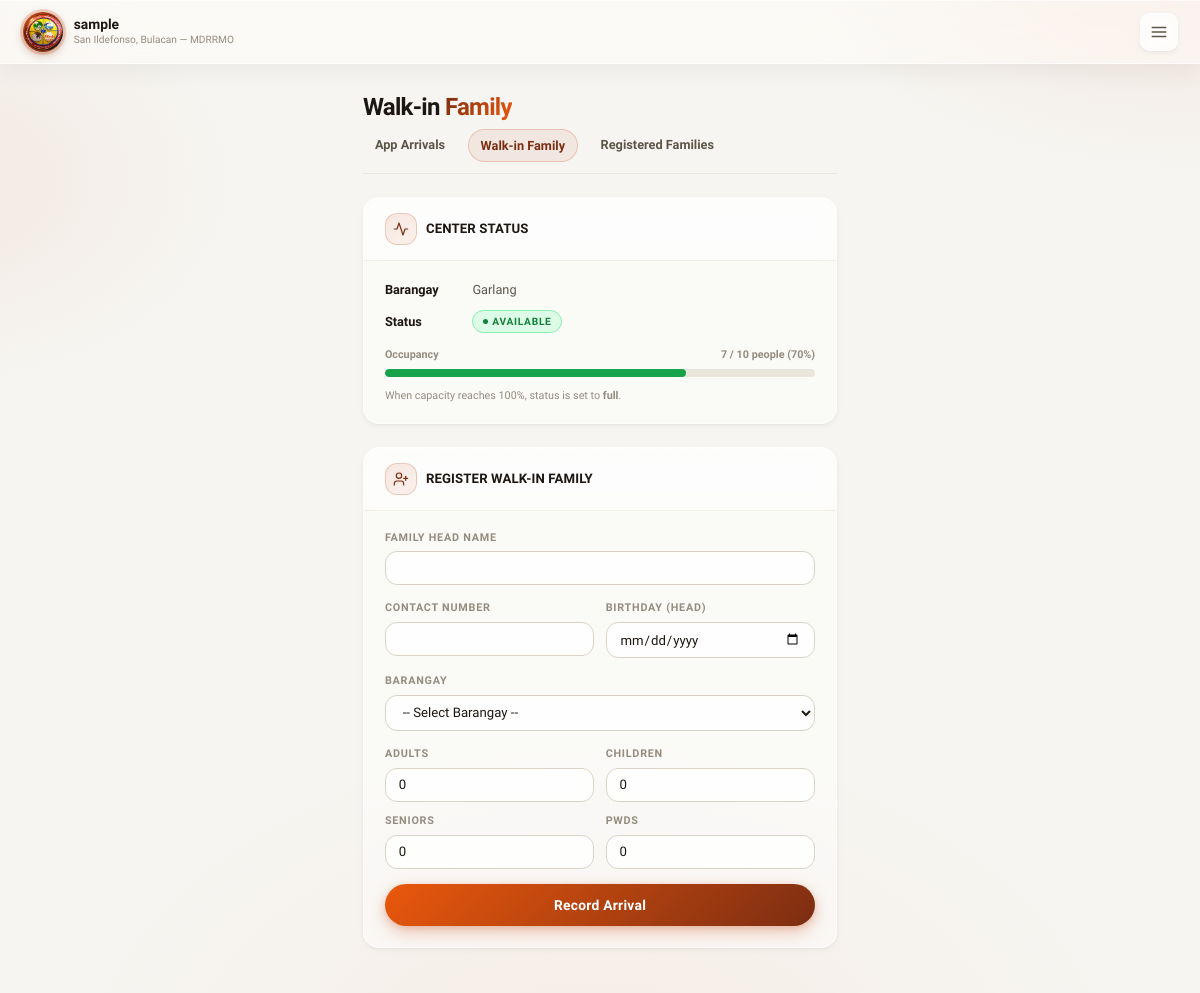
The page /coordinator/center_walkin.php?id=1 (signed in) on the database its author committed.
### tables this page shows
CREATE TABLE `evacuation_centers` (
  `id` int(10) UNSIGNED NOT NULL,
  `name` varchar(150) NOT NULL,
  `barangay_id` int(10) UNSIGNED NOT NULL,
  `address` varchar(255) NOT NULL,
  `lat` decimal(10,7) NOT NULL,
  `lng` decimal(10,7) NOT NULL,
  `max_capacity_people` int(10) UNSIGNED NOT NULL,
  `max_capacity_families` int(10) UNSIGNED DEFAULT 0,
  `status` enum('available','near_capacity','full','temp_shelter','closed') NOT NULL DEFAULT 'available',
  `coordinator_user_id` int(10) UNSIGNED DEFAULT NULL,
  `notes` text DEFAULT NULL,
  `created_at` datetime NOT NULL DEFAULT current_timestamp(),
  `updated_at` datetime NOT NULL DEFAULT current_timestamp() ON UPDATE current_timestamp()
);

CREATE TABLE `barangays` (
  `id` int(10) UNSIGNED NOT NULL,
  `name` varchar(100) NOT NULL,
  `municipality` varchar(100) NOT NULL DEFAULT 'San Ildefonso',
  `province` varchar(100) NOT NULL DEFAULT 'Bulacan',
  `center_lat` decimal(10,7) DEFAULT NULL,
  `center_lng` decimal(10,7) DEFAULT NULL,
  `boundary_polygon` longtext DEFAULT NULL CHECK (json_valid(`boundary_polygon`)),
  `is_active` tinyint(1) NOT NULL DEFAULT 1
);

### pages/center_helpers.php (called while the page is built, shortened)
<?php
function get_center_occupancy(int $centerId): array
{
    $pdo = db();
    $stmt = $pdo->prepare("SELECT c.max_capacity_people,
                                  COALESCE(SUM(r.total_members), 0) AS current_occupancy
                           FROM evacuation_centers c
                           LEFT JOIN evac_registrations r ON r.center_id = c.id
                           WHERE c.id = ?
                           GROUP BY c.id");
    $stmt->execute([$centerId]);
    $row = $stmt->fetch();
    $max = (int)$row['max_capacity_people'];
    $current = (int)$row['current_occupancy'];
    $percent = $max > 0 ? min(100.0, ($current / $max) * 100.0) : 0.0;
    return ['current' => $current, 'max' => $max, 'percent' => $percent];
}

### coordinator/center_walkin.php (the view, shortened to what this page needs)
<?php
require_once __DIR__ . '/../pages/center_helpers.php';
$pdo  = db();
$user = current_user();
$centerId = isset($_GET['id']) ? (int)$_GET['id'] : 0;
$stmt = $pdo->prepare("SELECT c.*, b.name AS barangay_name
                       FROM evacuation_centers c
                       JOIN barangays b ON b.id = c.barangay_id
                       WHERE c.id = ? AND c.coordinator_user_id = ?");
$stmt->execute([$centerId, $user['id']]);
$center = $stmt->fetch();
$occ = get_center_occupancy($centerId);
$pct = round($occ['percent']);
$barColor = $pct >= 100 ? '#dc2626' : ($pct >= 75 ? '#d97706' : '#16a34a');
?>
<!DOCTYPE html>
<html lang="en">
<head>
    <link rel="stylesheet" href="../asset/css/center_walkin.css">
</head>
<body>
<div class="bg-blobs" aria-hidden="true">
    <div class="bg-blob b1"></div>
    <div class="bg-blob b2"></div>
    <div class="bg-blob b3"></div>
    <div class="bg-blob b4"></div>
</div>
<div class="layout">
    <div class="main">
        <header class="topbar"><div class="topbar-brand"><div class="topbar-logo"><img src="../img/mdrrmo.png" alt="MDRRMO Logo"></div><div class="topbar-brand-text"><div class="topbar-title"><?php echo htmlspecialchars($center['name']); ?></div><div class="topbar-subtitle">San Ildefonso, Bulacan — MDRRMO</div></div></div><div class="topbar-right"><button class="hamburger-btn" onclick="openMenu()"><svg viewBox="0 0 24 24"><line x1="3" y1="6" x2="21" y2="6"/><line x1="3" y1="12" x2="21" y2="12"/><line x1="3" y1="18" x2="21" y2="18"/></svg></button></div></header>
        <main class="dashboard">
            <div><h1 class="page-heading">Walk-in <span>Family</span></h1><div class="page-subnav"><a href="center_app_arrivals.php?id=<?php echo $centerId; ?>">App Arrivals</a><a href="center_walkin.php?id=<?php echo $centerId; ?>" class="active">Walk-in Family</a><a href="center_registrations.php?id=<?php echo $centerId; ?>">Registered Families</a></div></div>
            <section class="card"><div class="card-header"><div class="card-header-icon"><svg viewBox="0 0 24 24"><polyline points="22 12 18 12 15 21 9 3 6 12 2 12"/></svg></div><h2>Center Status</h2></div><div class="card-body"><div class="info-row"><strong>Barangay</strong> <?php echo htmlspecialchars($center['barangay_name']); ?></div><div class="info-row"><strong>Status</strong> <span class="status-pill status-<?php echo strtolower(preg_replace('/\s+/', '-', $center['status'])); ?>"><?php echo htmlspecialchars($center['status']); ?></span></div><div class="occ-bar-wrap"><div class="occ-bar-label"><span>Occupancy</span><span><?php echo $occ['current']; ?> / <?php echo $occ['max']; ?> people (<?php echo $pct; ?>%)</span></div><div class="occ-bar-track"><div class="occ-bar-fill" style="width:<?php echo min(100,$pct); ?>%; background:<?php echo $barColor; ?>;"></div></div></div><p class="occ-note">When capacity reaches 100%, status is set to <strong>full</strong>.</p></div></section>
            <section class="card"><div class="card-header"><div class="card-header-icon"><svg viewBox="0 0 24 24"><path d="M16 21v-2a4 4 0 00-4-4H6a4 4 0 00-4 4v2"/><circle cx="9" cy="7" r="4"/><line x1="19" y1="8" x2="19" y2="14"/><line x1="22" y1="11" x2="16" y2="11"/></svg></div><h2>Register Walk-in Family</h2></div>
                <form method="post" class="form-body"><input type="hidden" name="action" value="add_family">
                    <label class="form-label">Family Head Name <input type="text" name="family_head_name" required value="<?php echo htmlspecialchars($_POST['family_head_name'] ?? ''); ?>"></label>
                    <div class="grid-2"><label class="form-label">Contact Number <input type="tel" name="contact_number" required value="<?php echo htmlspecialchars($_POST['contact_number'] ?? ''); ?>"></label><label class="form-label">Birthday (Head) <input type="date" name="birthday" required value="<?php echo htmlspecialchars($_POST['birthday'] ?? ''); ?>"></label></div>
                    <label class="form-label">Barangay <select name="barangay_id" required><option value="">-- Select Barangay --</option></select></label>
                    <div class="grid-2"><label class="form-label">Adults <input type="number" name="adults" min="0" value="<?php echo (int)($_POST['adults'] ?? 0); ?>"></label><label class="form-label">Children <input type="number" name="children" min="0" value="<?php echo (int)($_POST['children'] ?? 0); ?>"></label><label class="form-label">Seniors <input type="number" name="seniors" min="0" value="<?php echo (int)($_POST['seniors'] ?? 0); ?>"></label><label class="form-label">PWDs <input type="number" name="pwds" min="0" value="<?php echo (int)($_POST['pwds'] ?? 0); ?>"></label></div>
                    <button type="submit" class="btn-submit">Record Arrival</button>
                </form>
            </section>
        </main>
    </div>
</div>
</body>
</html>

### rows shown on the page
evacuation_centers: name "sample", barangay.name "Garlang", status "AVAILABLE", max_capacity_people "10"

### other values the page prints
$occ['current'] "7"
$pct "70"
